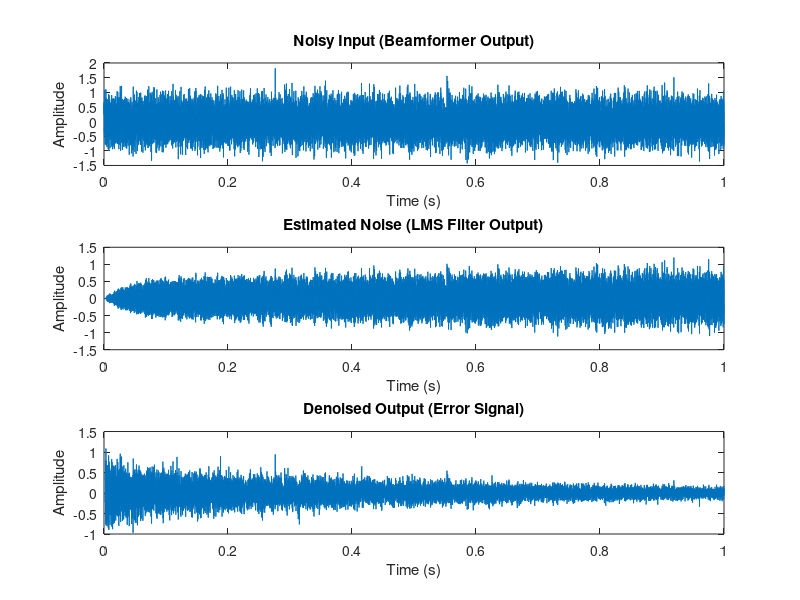

MATLAB code for this plot:
% ============================================================
% lms_filter.m — LMS Adaptive Filter (Fixed for MVDR system)
% Compatible with: 16kHz, 128-sample hop, Q1.15 fixed point
% ============================================================
clc; clear; close all;

fs = 16000;          % Must match FPGA output (16kHz)

%% Generate test signal
t      = (0:fs-1)'/fs;                        % Column vector, 1 second
speech = 0.5 * sin(2*pi*1000*t);              % 1kHz target speech
noise  = 0.3 * randn(fs, 1);                  % White noise
noisy  = speech + noise;                       % Noisy input (beamformer output)

%% LMS Parameters (DO NOT CHANGE — matched to Verilog)
M      = 32;               % Filter taps
mu     = 0.001;            % Step size
w      = zeros(M, 1);      % Initial weights (column vector)

N      = length(noisy);
output = zeros(N, 1);      % Noise estimate
error  = zeros(N, 1);      % Denoised = noisy - noise_estimate

%% LMS Algorithm
for n = M:N
    x         = noisy(n:-1:n-M+1);        % Tap delay line (column vector)
    y         = w' * x;                    % Filter output (noise estimate)
    output(n) = y;
    error(n)  = noisy(n) - y;             % Error = denoised signal
    w         = w + mu * x * error(n);    % Weight update
end

%% SNR Measurement
signal_power = mean(speech(M:end).^2);
noise_power  = mean((error(M:end) - speech(M:end)).^2);
snr_out      = 10*log10(signal_power / noise_power);
fprintf('Output SNR: %.2f dB\n', snr_out);

%% Plot
figure;
subplot(3,1,1); plot(t, noisy);
title('Noisy Input (Beamformer Output)');
xlabel('Time (s)'); ylabel('Amplitude');

subplot(3,1,2); plot(t, output);
title('Estimated Noise (LMS Filter Output)');
xlabel('Time (s)'); ylabel('Amplitude');

subplot(3,1,3); plot(t, error);
title('Denoised Output (Error Signal)');
xlabel('Time (s)'); ylabel('Amplitude');
